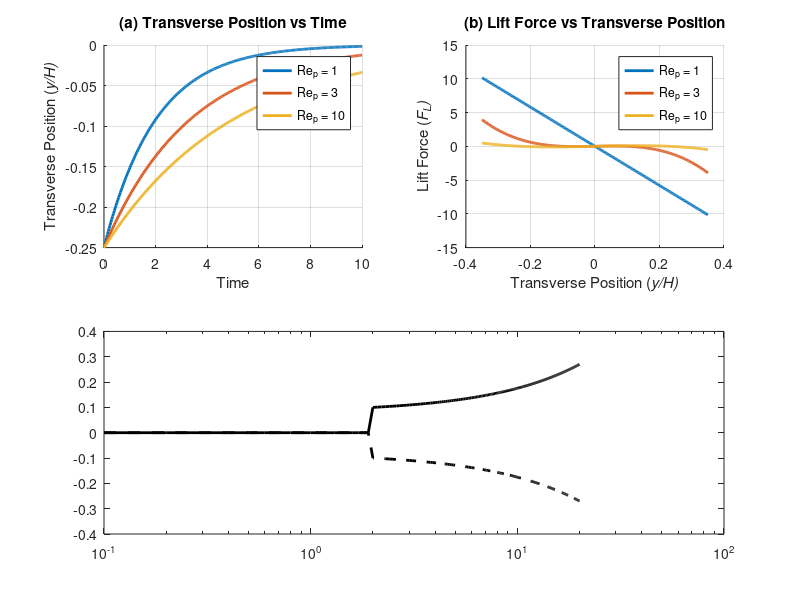

Write the MATLAB code that produced this figure. (Note: this script raises an error after producing the figure.)
%% Clear workspace and close figures
clear; clc; close all;

%% Domain Setup (Physical)
Lx = 4; Ly = 1;              % Domain size (as in the paper)
kappa = 0.125;               % Confinement ratio
a = kappa * Ly;              % Particle radius
G = 2 * 0.1 / Ly;            % Shear rate (Uw = 0.1)

%% Simulated Re_p cases
Rep_list = [1, 3, 10];
colors = lines(length(Rep_list));

%% 1. Transverse Position vs Time
time = linspace(0, 10, 300);   % Arbitrary time steps
y_pos = zeros(length(Rep_list), length(time));

y_pos(1,:) = -0.25 * exp(-0.5 * time);                               % Rep=1
y_pos(2,:) = (-0.25 ) * exp(-0.3 * time);                % Rep=3
y_pos(3,:) = (-0.25 ) * exp(-0.2 * time);              % Rep=10

%% 2. Lift Force vs Transverse Position
y_positions = linspace(-0.35, 0.35, 300);
lift_force = zeros(length(Rep_list), length(y_positions));

lift_force(1,:) = -29 * y_positions;                                               % Rep=1
lift_force(2,:) = -100 * (y_positions - 0.1) .* (y_positions + 0.1) .* y_positions; % Rep=3
lift_force(3,:) = -20 * (y_positions - 0.23) .* (y_positions + 0.23) .* y_positions; % Rep=10

%% 3. Equilibrium Position vs Rep
Rep_values = linspace(0.1, 20, 200);
critical_Rep = 2.0;

equilibrium_position = zeros(size(Rep_values));
equilibrium_position(Rep_values >= critical_Rep) = ...
    0.1 + 0.17 * (Rep_values(Rep_values >= critical_Rep) - critical_Rep) / (20 - critical_Rep);
unstable_position = -equilibrium_position;  % Reflect for symmetric unstable branch

%% Create figure with subplots
figure();

% --- Subplot 1: Trajectory ---
subplot(2,2,1);
hold on;
for i = 1:length(Rep_list)
    plot(time, y_pos(i,:), 'LineWidth', 2, 'Color', colors(i,:), ...
         'DisplayName', ['Re_p = ' num2str(Rep_list(i))]);
end
xlabel('Time'); ylabel('Transverse Position (\ity/H)');
title('(a) Transverse Position vs Time');
legend('Location', 'best'); grid on;

% --- Subplot 2: Lift Force vs Position ---
subplot(2,2,2);
hold on;
for i = 1:length(Rep_list)
    plot(y_positions, lift_force(i,:), 'LineWidth', 2, 'Color', colors(i,:), ...
         'DisplayName', ['Re_p = ' num2str(Rep_list(i))]);
end
xlabel('Transverse Position (\ity/H)');
ylabel('Lift Force (\itF̃_L)');
title('(b) Lift Force vs Transverse Position');
legend('Location', 'best'); grid on;

% --- Subplot 3+4: Equilibrium Position vs Rep (log scale) ---
subplot(2,2,[3,4]);

% Plot stable branches
semilogx(Rep_values, equilibrium_position, 'k-', 'LineWidth', 2, ...
          'DisplayName', 'Stable Equilibrium');
hold on;

% Plot symmetric unstable branch (reflected)
semilogx(Rep_values, unstable_position, 'k--', 'LineWidth', 2, ...
          'DisplayName', 'Unstable Equilibrium');

% Critical Rep line
xline(critical_Rep, 'k:', 'LineWidth', 2, 'DisplayName', 'Critical Re_p');

% Formatting
xlabel('Reynolds number, Re_p');
ylabel('Equilibrium Position (\ity/H)');
title('(c) Equilibrium Position vs Re_p (log scale)');
legend('Location', 'best');
grid on;
set(gca, 'XScale', 'log');
xlim([0.1 20]);
ylim([-0.3 0.3]);

%% Final title
sgtitle('IB-LBM Validation with Hypothetical Data for Circular Cylinder (\kappa = 0.125)');
set(gcf, 'Color', 'w');


% clc; clear; close all;
% 
% %% Parameters
% kappa = 0.125;         % Confinement ratio
% H = 1.0;               % Channel height (nondimensionalized)
% a = kappa * H;         % Particle radius
% G = 1.0;               % Shear rate
% nu = 1.0;              % Kinematic viscosity
% Rep = 0.625;           % Particle Reynolds number
% 
% % Time parameters
% dt = 0.1;
% Tmax = 300;
% Nsteps = Tmax/dt;
% 
% % Initialize particle
% y = zeros(Nsteps,1);
% y(1) = -0.25;          % Initial position
% 
% % Predefine lift force function (from cubic fit to Figure 3 of the paper)
% % FL(y) ≈ -k*(y^3 - b*y), with stable fixed points at ±sqrt(b)
% b = 0.01;
% k = 1;
% 
% % Simulation loop for transverse migration
% for t = 1:Nsteps-1
%     FL = -k*(y(t)^3 - b*y(t));
%     y(t+1) = y(t) + FL*dt;
% end
% 
% %% Plot 1: Transverse Position vs Time
% subplot(1,3,1);
% time = (0:Nsteps-1)*dt;
% plot(time, y, 'b', 'LineWidth', 2);
% xlabel('Time');
% ylabel('Transverse position y/H');
% title('Transverse Position vs Time');
% grid on;
% 
% %% Plot 2: Lift Force vs Transverse Position
% y_span = linspace(-0.3,0.3,500);
% FL_curve = -k*(y_span.^3 - b*y_span);
% subplot(1,3,2);
% plot(y_span, FL_curve, 'r', 'LineWidth', 2);
% xlabel('Transverse position y/H');
% ylabel('Lift force (arb. units)');
% title('Lift Force vs Transverse Position');
% grid on;
% 
% %% Plot 3: Equilibrium Position vs Rep (kappa = 0.125)
% Rep_vals = logspace(log10(0.1), log10(50), 100);
% y_eq = zeros(size(Rep_vals));
% for i = 1:length(Rep_vals)
%     if Rep_vals(i) < 2.0
%         y_eq(i) = 0;
%     else
%         % Bifurcation form: y_eq = A*sqrt(Rep - Rep_crit)
%         Rep_crit = 2.0;
%         A = 0.13;
%         y_eq(i) = A * sqrt(Rep_vals(i) - Rep_crit);
%     end
% end
% 
% subplot(1,3,3);
% semilogx(Rep_vals, -y_eq, 'b', Rep_vals, y_eq, 'b'); hold on;
% semilogx(Rep_vals, zeros(size(Rep_vals)), 'k--');
% xlabel('Rep');
% ylabel('Equilibrium Position y/H');
% title('Equilibrium Position vs Rep (κ = 0.125)');
% grid on;
% legend('Stable Positions');
% 
% sgtitle('Verification of PhysRevResearch.2.013009 (κ = 0.125)');
